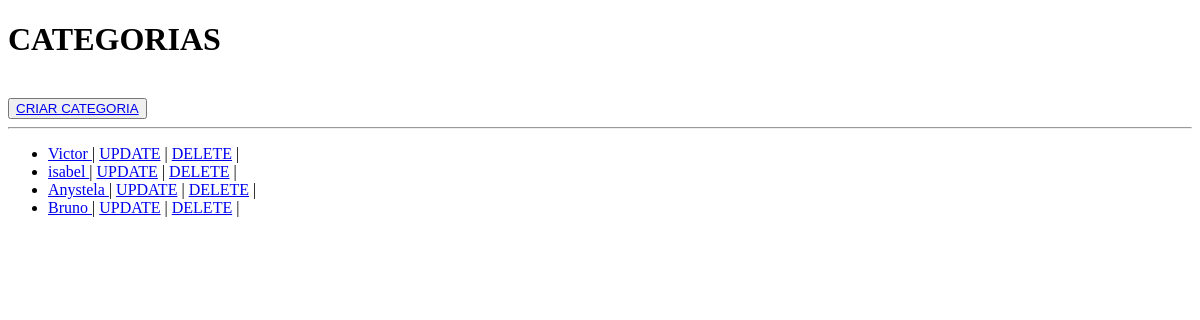
/poll/categorias/, run on an earlier commit of the app's database.
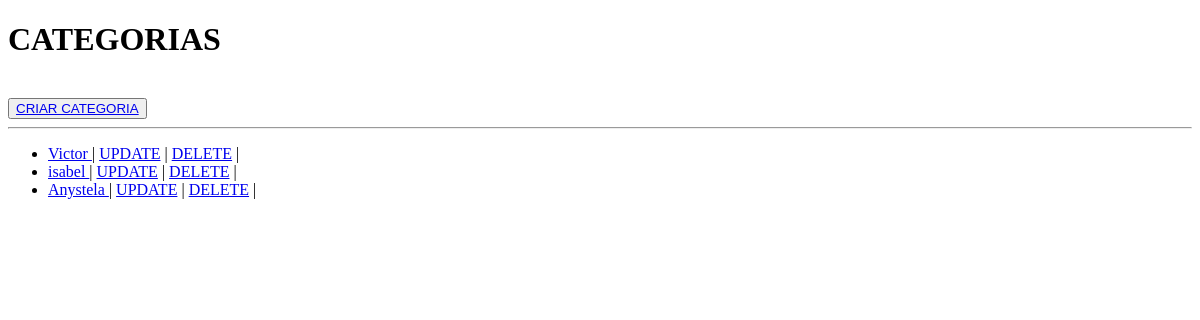
And on a later commit of the database.
### polls_2/models.py (models this page shows, shortened)
class Category(models.Model):
    category_id = models.IntegerField(primary_key=True, null=False)
    name = models.CharField(max_length=200)
    nota = models.TextField()
    rating = models.PositiveIntegerField(null=True)
    last_update = models.DateTimeField(null=False, auto_now=True)

### polls_2/views.py (the view)
# urls.py: path('categorias/', lista_categorias, name='lista_categorias'),
def lista_categorias(request):
    categorias = Category.objects.all()
    return render(
        request=request,
        template_name='polls_2/lista_categorias.html',
        context={
            'categorias': categorias,
        }
    )

### polls_2/templates/polls_2/lista_categorias.html (shortened to what this page needs)
<!DOCTYPE html>
<html lang="en">
<head>
</head>
<body>
<h1>CATEGORIAS</h1><br>
<button><a href="{% url 'create_categoria' %}">CRIAR CATEGORIA</a></button>
<hr>
<ul>
    {% for categoria in categorias %}
    <li>
        <a href="{% url 'detail_categoria' id=categoria.category_id %}"> {{ categoria.name }} </a> |
        <a href="{% url 'update_categoria' id=categoria.category_id %}">UPDATE</a> |
        <a href="{% url 'delete_categoria' id=categoria.category_id %}">DELETE</a> |
    </li>
    {% endfor %}
</ul>
</body>
</html>

What changed in the data, as far as the page shows it:
removed Category: name "Bruno"
